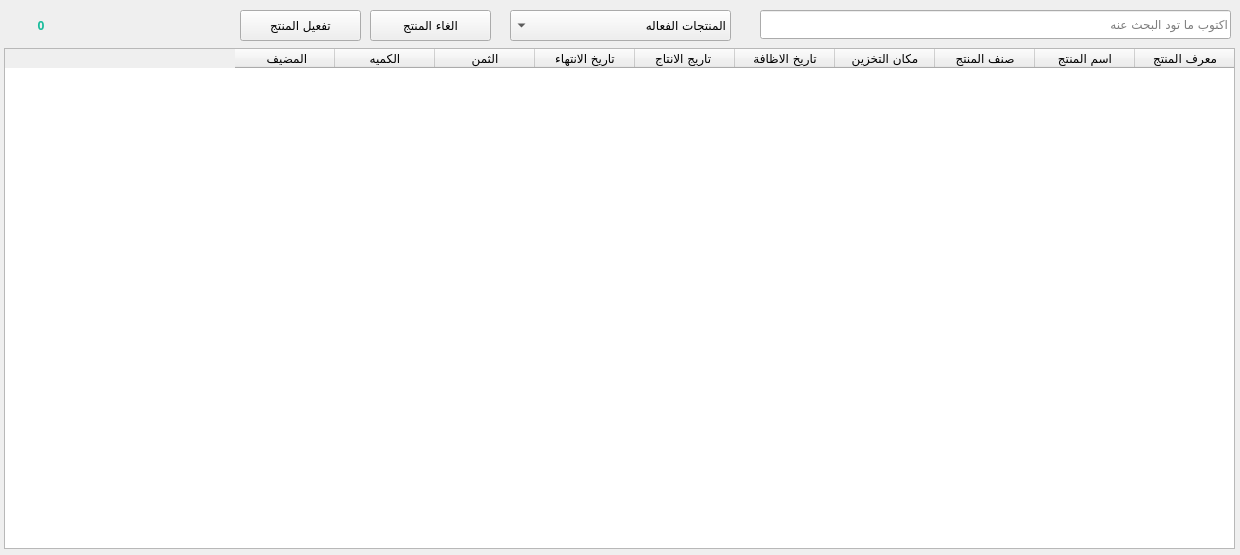
<?xml version="1.0" encoding="UTF-8"?>
<ui version="4.0">
 <class>SettingItem</class>
 <widget class="QWidget" name="SettingItem">
  <property name="windowModality">
   <enum>Qt::ApplicationModal</enum>
  </property>
  <property name="geometry">
   <rect>
    <x>0</x>
    <y>0</y>
    <width>1240</width>
    <height>555</height>
   </rect>
  </property>
  <property name="font">
   <font>
    <family>Droid Arabic Kufi</family>
   </font>
  </property>
  <property name="windowTitle">
   <string>اعدادات المنتجات</string>
  </property>
  <property name="layoutDirection">
   <enum>Qt::RightToLeft</enum>
  </property>
  <property name="locale">
   <locale language="Arabic" country="Jordan"/>
  </property>
  <property name="inputMethodHints">
   <set>Qt::ImhExclusiveInputMask</set>
  </property>
  <widget class="QLineEdit" name="lineEditSearchItem">
   <property name="geometry">
    <rect>
     <x>760</x>
     <y>10</y>
     <width>471</width>
     <height>29</height>
    </rect>
   </property>
   <property name="placeholderText">
    <string>اكتوب ما تود البحث عنه</string>
   </property>
  </widget>
  <widget class="QTableWidget" name="tableSettingItem">
   <property name="geometry">
    <rect>
     <x>4</x>
     <y>48</y>
     <width>1231</width>
     <height>501</height>
    </rect>
   </property>
   <column>
    <property name="text">
     <string>معرف المنتج</string>
    </property>
   </column>
   <column>
    <property name="text">
     <string>اسم المنتج</string>
    </property>
   </column>
   <column>
    <property name="text">
     <string>صنف المنتج</string>
    </property>
   </column>
   <column>
    <property name="text">
     <string>مكان التخزين</string>
    </property>
   </column>
   <column>
    <property name="text">
     <string>تاريخ الاظافة</string>
    </property>
   </column>
   <column>
    <property name="text">
     <string>تاريج الانتاج </string>
    </property>
   </column>
   <column>
    <property name="text">
     <string>تاريخ الانتهاء</string>
    </property>
   </column>
   <column>
    <property name="text">
     <string>الثمن</string>
    </property>
   </column>
   <column>
    <property name="text">
     <string>الكميه</string>
    </property>
   </column>
   <column>
    <property name="text">
     <string> المضيف</string>
    </property>
   </column>
  </widget>
  <widget class="QPushButton" name="btnNotActive">
   <property name="geometry">
    <rect>
     <x>370</x>
     <y>10</y>
     <width>121</width>
     <height>31</height>
    </rect>
   </property>
   <property name="text">
    <string>الغاء المنتج</string>
   </property>
  </widget>
  <widget class="QComboBox" name="comboxShowItem">
   <property name="geometry">
    <rect>
     <x>510</x>
     <y>10</y>
     <width>221</width>
     <height>31</height>
    </rect>
   </property>
   <item>
    <property name="text">
     <string>المنتجات الفعاله</string>
    </property>
   </item>
   <item>
    <property name="text">
     <string>المنتجات الغير فعاله</string>
    </property>
   </item>
  </widget>
  <widget class="QPushButton" name="btnActive">
   <property name="enabled">
    <bool>true</bool>
   </property>
   <property name="geometry">
    <rect>
     <x>240</x>
     <y>10</y>
     <width>121</width>
     <height>31</height>
    </rect>
   </property>
   <property name="text">
    <string>تفعيل المنتج</string>
   </property>
  </widget>
  <widget class="QLabel" name="labNumberItem">
   <property name="geometry">
    <rect>
     <x>10</x>
     <y>10</y>
     <width>62</width>
     <height>31</height>
    </rect>
   </property>
   <property name="styleSheet">
    <string notr="true">color:#1abc9c;
font-weight:bold;</string>
   </property>
   <property name="text">
    <string>0</string>
   </property>
   <property name="alignment">
    <set>Qt::AlignCenter</set>
   </property>
  </widget>
 </widget>
 <resources>
  <include location="../pathIcon.qrc"/>
 </resources>
 <connections/>
</ui>
